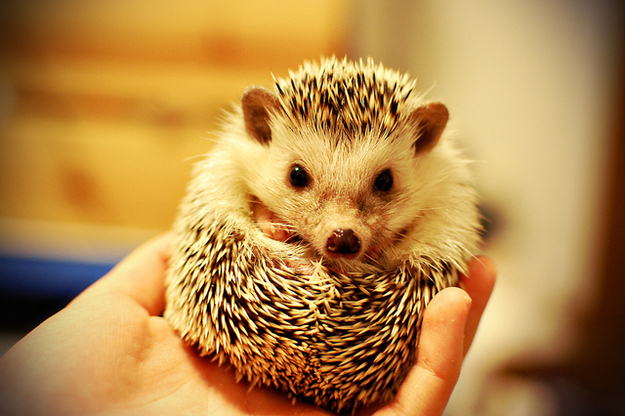
#> input picture image.jpg, 625 x 416 px
$ python PartA_Q6.py
#> lines starting #> are read from the running program, lines starting #| are printed output that depends on the picture
# Part A Question 6
import cv2
# Read the image.
img = cv2.imread('image.jpg')
#> img is the input picture: shape (416, 625, 3); mean B, G, R 72.4, 135.9, 181.7
winname='unfiltered image'
cv2.imshow(winname,img)
cv2.waitKey(0)
# Apply bilateral filter
bilateral = cv2.bilateralFilter(img,15,80,80)
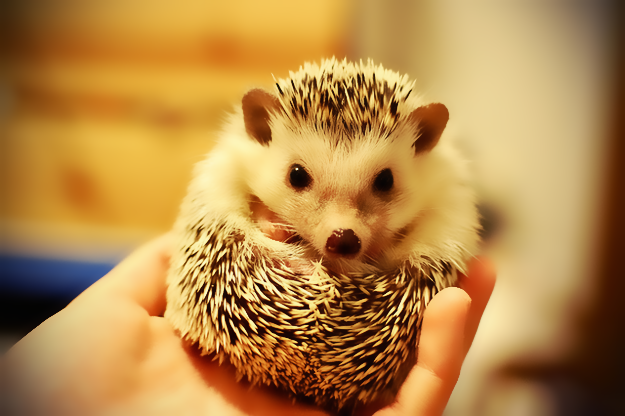
#> bilateral: shape (416, 625, 3); mean B, G, R 72.4, 135.9, 181.8
winname='filtered image'
cv2.imshow(winname,bilateral)
cv2.waitKey(0)
cv2.destroyAllWindows()
# Save the output.
cv2.imwrite('bilateral.jpg', bilateral)
